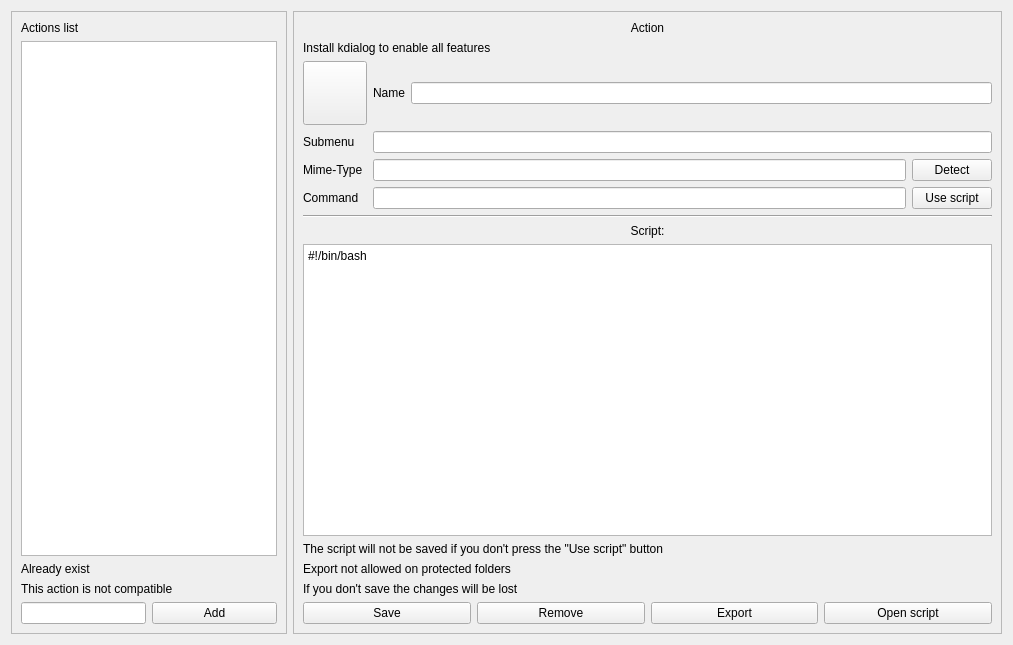
<?xml version="1.0" encoding="UTF-8"?>
<ui version="4.0">
 <class>Form</class>
 <widget class="QWidget" name="Form">
  <property name="geometry">
   <rect>
    <x>0</x>
    <y>0</y>
    <width>1013</width>
    <height>645</height>
   </rect>
  </property>
  <property name="windowTitle">
   <string>Dolphin service menus creator</string>
  </property>
  <layout class="QVBoxLayout" name="verticalLayout">
   <item>
    <layout class="QHBoxLayout" name="horizontalLayout_2">
     <item>
      <layout class="QVBoxLayout" name="verticalLayout_5">
       <item>
        <widget class="QFrame" name="frame_2">
         <property name="sizePolicy">
          <sizepolicy hsizetype="Minimum" vsizetype="Preferred">
           <horstretch>0</horstretch>
           <verstretch>0</verstretch>
          </sizepolicy>
         </property>
         <property name="minimumSize">
          <size>
           <width>0</width>
           <height>0</height>
          </size>
         </property>
         <property name="frameShape">
          <enum>QFrame::StyledPanel</enum>
         </property>
         <property name="frameShadow">
          <enum>QFrame::Raised</enum>
         </property>
         <layout class="QVBoxLayout" name="verticalLayout_7">
          <item>
           <widget class="QLabel" name="label_2">
            <property name="text">
             <string>Actions list</string>
            </property>
           </widget>
          </item>
          <item>
           <widget class="QListWidget" name="listWidget_actions_list">
            <property name="sizePolicy">
             <sizepolicy hsizetype="Preferred" vsizetype="Expanding">
              <horstretch>0</horstretch>
              <verstretch>0</verstretch>
             </sizepolicy>
            </property>
           </widget>
          </item>
          <item>
           <widget class="QLabel" name="label_desktopfile_already_exist_warning">
            <property name="text">
             <string>Already exist</string>
            </property>
           </widget>
          </item>
          <item>
           <widget class="QLabel" name="label_incompatible_action_warning">
            <property name="text">
             <string>This action is not compatible</string>
            </property>
           </widget>
          </item>
          <item>
           <layout class="QHBoxLayout" name="horizontalLayout_6">
            <item>
             <widget class="QLineEdit" name="lineEdit_add_name">
              <property name="sizePolicy">
               <sizepolicy hsizetype="Minimum" vsizetype="Fixed">
                <horstretch>0</horstretch>
                <verstretch>0</verstretch>
               </sizepolicy>
              </property>
              <property name="placeholderText">
               <string extracomment="Name"/>
              </property>
              <property name="cursorMoveStyle">
               <enum>Qt::LogicalMoveStyle</enum>
              </property>
             </widget>
            </item>
            <item>
             <widget class="QPushButton" name="button_add">
              <property name="text">
               <string>Add</string>
              </property>
             </widget>
            </item>
           </layout>
          </item>
         </layout>
        </widget>
       </item>
      </layout>
     </item>
     <item>
      <widget class="QFrame" name="frame_right">
       <property name="sizePolicy">
        <sizepolicy hsizetype="Expanding" vsizetype="Preferred">
         <horstretch>0</horstretch>
         <verstretch>0</verstretch>
        </sizepolicy>
       </property>
       <property name="frameShape">
        <enum>QFrame::StyledPanel</enum>
       </property>
       <property name="frameShadow">
        <enum>QFrame::Raised</enum>
       </property>
       <layout class="QVBoxLayout" name="verticalLayout_2">
        <item>
         <widget class="QLabel" name="label_panel">
          <property name="sizePolicy">
           <sizepolicy hsizetype="Minimum" vsizetype="Minimum">
            <horstretch>0</horstretch>
            <verstretch>0</verstretch>
           </sizepolicy>
          </property>
          <property name="text">
           <string>Action</string>
          </property>
          <property name="alignment">
           <set>Qt::AlignCenter</set>
          </property>
         </widget>
        </item>
        <item>
         <widget class="QLabel" name="label_kdialog_missing_warning">
          <property name="text">
           <string>Install kdialog to enable all features</string>
          </property>
         </widget>
        </item>
        <item>
         <layout class="QGridLayout" name="gridLayout">
          <item row="2" column="0">
           <layout class="QHBoxLayout" name="horizontalLayout">
            <item>
             <widget class="QPushButton" name="button_icon">
              <property name="minimumSize">
               <size>
                <width>64</width>
                <height>64</height>
               </size>
              </property>
              <property name="maximumSize">
               <size>
                <width>64</width>
                <height>64</height>
               </size>
              </property>
              <property name="layoutDirection">
               <enum>Qt::LeftToRight</enum>
              </property>
              <property name="autoFillBackground">
               <bool>true</bool>
              </property>
              <property name="text">
               <string/>
              </property>
              <property name="iconSize">
               <size>
                <width>48</width>
                <height>48</height>
               </size>
              </property>
              <property name="autoExclusive">
               <bool>false</bool>
              </property>
              <property name="default">
               <bool>false</bool>
              </property>
              <property name="flat">
               <bool>false</bool>
              </property>
             </widget>
            </item>
           </layout>
          </item>
          <item row="5" column="0">
           <widget class="QLabel" name="label_mime_type">
            <property name="sizePolicy">
             <sizepolicy hsizetype="Minimum" vsizetype="Minimum">
              <horstretch>0</horstretch>
              <verstretch>0</verstretch>
             </sizepolicy>
            </property>
            <property name="text">
             <string>Mime-Type</string>
            </property>
            <property name="alignment">
             <set>Qt::AlignLeading|Qt::AlignLeft|Qt::AlignVCenter</set>
            </property>
           </widget>
          </item>
          <item row="6" column="0">
           <widget class="QLabel" name="label_command">
            <property name="text">
             <string>Command</string>
            </property>
           </widget>
          </item>
          <item row="4" column="0">
           <widget class="QLabel" name="label_name_submenu">
            <property name="sizePolicy">
             <sizepolicy hsizetype="Minimum" vsizetype="Minimum">
              <horstretch>0</horstretch>
              <verstretch>0</verstretch>
             </sizepolicy>
            </property>
            <property name="text">
             <string>Submenu</string>
            </property>
            <property name="alignment">
             <set>Qt::AlignLeading|Qt::AlignLeft|Qt::AlignVCenter</set>
            </property>
           </widget>
          </item>
          <item row="4" column="1" colspan="2">
           <widget class="QLineEdit" name="lineEdit_submenu"/>
          </item>
          <item row="2" column="1" colspan="2">
           <layout class="QHBoxLayout" name="horizontalLayout_3">
            <item>
             <widget class="QLabel" name="label_name">
              <property name="text">
               <string>Name</string>
              </property>
             </widget>
            </item>
            <item>
             <widget class="QLineEdit" name="lineEdit_name">
              <property name="toolTip">
               <string/>
              </property>
              <property name="statusTip">
               <string/>
              </property>
              <property name="whatsThis">
               <string/>
              </property>
              <property name="text">
               <string/>
              </property>
              <property name="placeholderText">
               <string extracomment="Name"/>
              </property>
              <property name="clearButtonEnabled">
               <bool>false</bool>
              </property>
             </widget>
            </item>
           </layout>
          </item>
          <item row="5" column="1">
           <widget class="QLineEdit" name="lineEdit_mimetype">
            <property name="text">
             <string/>
            </property>
            <property name="placeholderText">
             <string/>
            </property>
            <property name="clearButtonEnabled">
             <bool>true</bool>
            </property>
           </widget>
          </item>
          <item row="6" column="1">
           <widget class="QLineEdit" name="lineEdit_command">
            <property name="contextMenuPolicy">
             <enum>Qt::DefaultContextMenu</enum>
            </property>
            <property name="accessibleDescription">
             <string/>
            </property>
            <property name="layoutDirection">
             <enum>Qt::LeftToRight</enum>
            </property>
            <property name="text">
             <string/>
            </property>
            <property name="alignment">
             <set>Qt::AlignLeading|Qt::AlignLeft|Qt::AlignVCenter</set>
            </property>
            <property name="cursorMoveStyle">
             <enum>Qt::LogicalMoveStyle</enum>
            </property>
            <property name="clearButtonEnabled">
             <bool>true</bool>
            </property>
           </widget>
          </item>
          <item row="6" column="2">
           <widget class="QPushButton" name="button_use_script">
            <property name="text">
             <string>Use script</string>
            </property>
           </widget>
          </item>
          <item row="5" column="2">
           <widget class="QPushButton" name="button_mimetype">
            <property name="text">
             <string>Detect</string>
            </property>
           </widget>
          </item>
         </layout>
        </item>
        <item>
         <widget class="Line" name="line">
          <property name="orientation">
           <enum>Qt::Horizontal</enum>
          </property>
         </widget>
        </item>
        <item>
         <widget class="QLabel" name="label">
          <property name="text">
           <string>Script:</string>
          </property>
          <property name="alignment">
           <set>Qt::AlignCenter</set>
          </property>
         </widget>
        </item>
        <item>
         <widget class="QPlainTextEdit" name="textedit_script">
          <property name="plainText">
           <string>#!/bin/bash</string>
          </property>
         </widget>
        </item>
        <item>
         <widget class="QLabel" name="label_unused_script_warning">
          <property name="text">
           <string>The script will not be saved if you don't press the &quot;Use script&quot; button</string>
          </property>
         </widget>
        </item>
        <item>
         <widget class="QLabel" name="label_export_warning">
          <property name="text">
           <string>Export not allowed on protected folders</string>
          </property>
         </widget>
        </item>
        <item>
         <widget class="QLabel" name="label_save_before_exit">
          <property name="autoFillBackground">
           <bool>false</bool>
          </property>
          <property name="frameShape">
           <enum>QFrame::NoFrame</enum>
          </property>
          <property name="frameShadow">
           <enum>QFrame::Plain</enum>
          </property>
          <property name="lineWidth">
           <number>1</number>
          </property>
          <property name="text">
           <string>If you don't save the changes will be lost</string>
          </property>
          <property name="textFormat">
           <enum>Qt::PlainText</enum>
          </property>
         </widget>
        </item>
        <item>
         <layout class="QHBoxLayout" name="horizontalLayout_4">
          <item>
           <widget class="QPushButton" name="button_save">
            <property name="text">
             <string>Save</string>
            </property>
           </widget>
          </item>
          <item>
           <widget class="QPushButton" name="button_remove">
            <property name="text">
             <string>Remove</string>
            </property>
           </widget>
          </item>
          <item>
           <widget class="QPushButton" name="button_export">
            <property name="text">
             <string>Export</string>
            </property>
           </widget>
          </item>
          <item>
           <widget class="QPushButton" name="button_open_script">
            <property name="text">
             <string>Open script</string>
            </property>
           </widget>
          </item>
         </layout>
        </item>
       </layout>
      </widget>
     </item>
    </layout>
   </item>
  </layout>
 </widget>
 <resources/>
 <connections/>
</ui>
